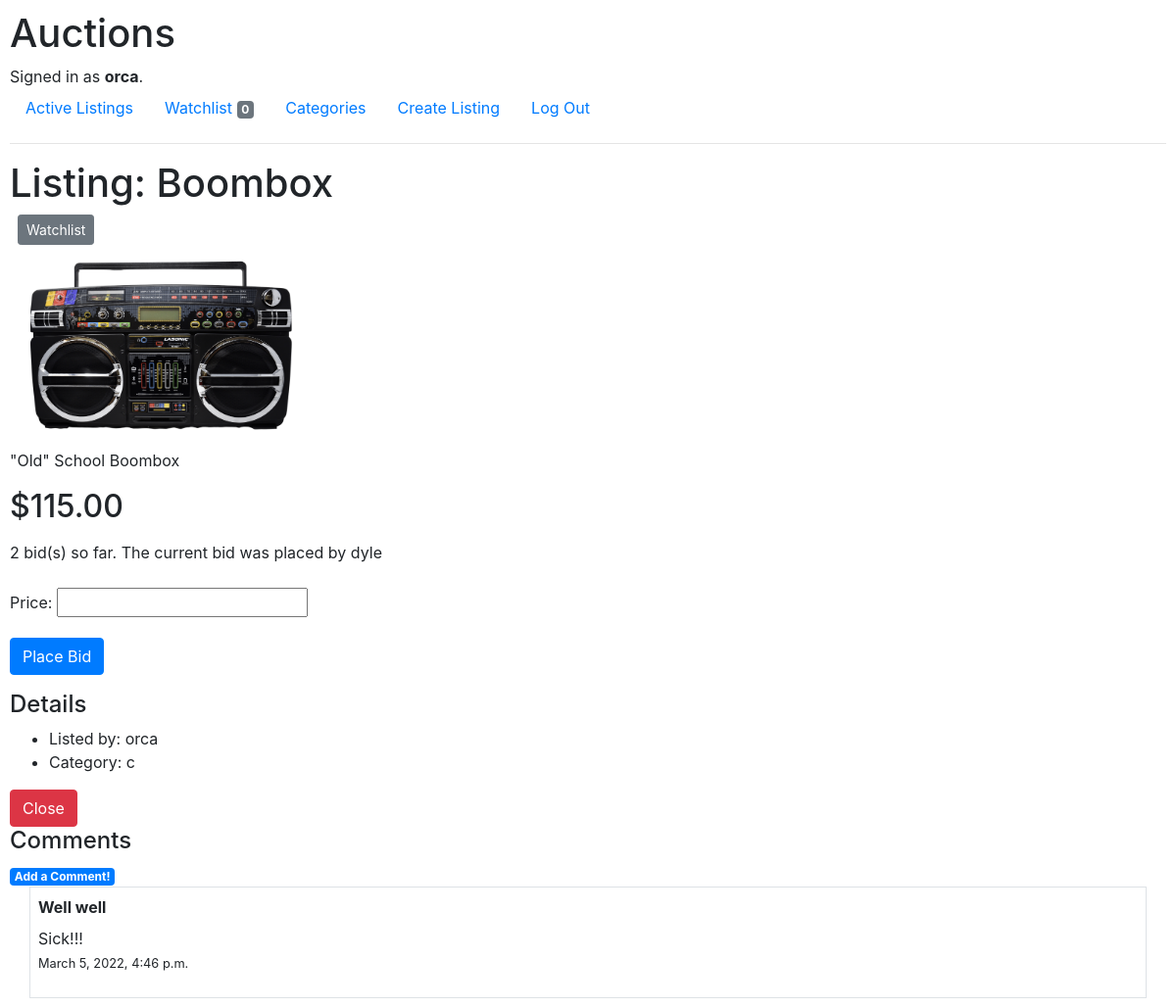
The app's page /listing/2 (signed in) with its own data.
### auctions/models.py (models this page shows, shortened)
class User(AbstractUser):
    pass

class Listing(models.Model):
    item = models.CharField(max_length=64)
    description = models.CharField(max_length=255, blank=True)
    price = models.DecimalField(max_digits=10, decimal_places=2)
    category = models.CharField(max_length=1, choices=CATEGORIES, default=CATEGORIES[4][1])
    time = models.DateTimeField(auto_now_add=True, blank=True)
    closed = models.BooleanField(default=False)
    owner = models.ForeignKey(User, on_delete=models.CASCADE, related_name="owners")
    bids = models.ManyToManyField(Bid, blank=True, related_name="bids")
    comments = models.ManyToManyField(Comment, blank=True, related_name="comments")
    image = models.ImageField(null=True, blank=True)

class Bid(models.Model):
    time = models.DateTimeField(auto_now_add=True, blank=True)
    user = models.ForeignKey(User, on_delete=models.CASCADE, related_name="user_bids")
    price = models.DecimalField(max_digits=10, decimal_places=2)

class Comment(models.Model):
    user = models.ForeignKey(User, on_delete=models.CASCADE, related_name="user_coms")
    title = models.CharField(max_length=25, default="")
    comment = models.CharField(max_length=255)
    time = models.DateTimeField(auto_now_add=True, blank=True)

### auctions/views.py (the view)
# urls.py: path("listing/<int:listing_id>", views.show_listing, name="listing")
@login_required
def show_listing(request, listing_id):
    listing = Listing.objects.get(pk=listing_id)
    if request.method == "POST":
        user = User.objects.get(username=request.user)
        if request.POST.get("button") == "Watchlist":
            if not user.watchlist.filter(listing= listing):
                watchlist = Watchlist()
                watchlist.user = user
                watchlist.listing = listing
                watchlist.save()
            else:
                user.watchlist.filter(listing=listing).delete()
            return HttpResponseRedirect(reverse('listing', args=(listing.id,)))
        if not listing.closed:
            if request.POST.get("button") == "Close":
                listing.closed = True
                listing.save()
            else:
                price = float(request.POST["price"])
                bids = listing.bids.all()
                if user.username != listing.owner.username:
                    if price <= listing.price:
                        return render(request, "auctions/listing.html", {
                            "listing": listing,
                            "form": BidForm(),
                            "message": "Error! Invalid bid amount! Bid made is equal or less than the actual price. Please Try again."
                        })
                    form = BidForm(request.POST)
                    if form.is_valid():
                        bid = form.save(commit=False)
                        bid.user = user
                        bid.save()
                        listing.bids.add(bid)
                        listing.price = price
                        listing.save()
                    else:
                        return render(request, 'auctions/listing.html', {
                            "form": form
                        })
        return HttpResponseRedirect(reverse('listing', args=(listing.id,)))
    else:
        return render(request, "auctions/listing.html", {
            "listing": listing,
            "form": BidForm(),
            "message": ""
        })

### auctions/forms.py
class BidForm(ModelForm):
  class Meta:
    model = Bid
    fields = ["price"]

### auctions/templates/auctions/listing.html (shortened to what this page needs)
{% extends 'auctions/layout.html' %}
{% block body %}
  <h1>Listing: {{ listing.item }}</h1>
  <div class="m-2">
    <form action="{% url 'listing' listing.id %}" method="POST">
      <button type="submit" name="button" value="Watchlist" class="btn btn-secondary btn-sm">Watchlist</button>
    </form>
  </div>
  <div>
    <img src="{{ listing.image.url }}" alt="image" style="width: 300px; height: auto">
  </div>
  <div>
    <p>{{ listing.description }}</p>
    <h2>${{ listing.price }}</h2>
    <form action="{% url 'listing' listing.id %}" method="POST">
      <div class="form-group">
        <label for="bid">{{ listing.bids.count }} bid(s) so far. The current bid was placed by {{ listing.bids.last.user.username }}</label>
      </div>
      <div class="form-group">
        {{ form }}
      </div>
      <div class="form-group">
        <input type="submit" name="button" class="btn btn-primary" value="Place Bid">
      </div>
    </form>
  </div>
  <div>
    <h4>Details</h4>
    <ul>
      <li>Listed by: {{ listing.owner }}</li>
      <li>Category: {{ listing.category }}</li>
    </ul>
    {% if user.username == listing.owner.username and not listing.closed %}
    <form action="{% url 'listing' listing.id %}" method="POST">
      <button type="submit" name="button" class="btn btn-danger" value="Close">Close</button>
    </form>
    {% endif %}
  </div>
  <div>
    <h4>Comments</h4>
    <a href="{% url 'comment' listing.id %}"><span class="badge badge-primary">Add a Comment!</span></a>
    {% for comment in listing.comments.all %}
      <div class="container m3-5 p-2 border">
        <p><strong>{{ comment.title }}</strong></p>
        <p class="mt-n2">{{ comment.comment }}</p>
        <p class="mt-n3"><small>{{ comment.time }}</small></p>
      </div>
    {% endfor %}
  </div>
{% endblock %}

### auctions/templates/auctions/layout.html (shortened to what this page needs)
{% load static %}
<!DOCTYPE html>
<html lang="en">
    <head>
        <link rel="stylesheet" href="https://stackpath.bootstrapcdn.com/bootstrap/4.4.1/css/bootstrap.min.css">
        <link href="{% static 'auctions/styles.css' %}" rel="stylesheet">
    </head>
    <body>
        <h1>Auctions</h1>
        <div>
            {% if user.is_authenticated %}
                Signed in as <strong>{{ user.username }}</strong>.
            {% else %}
                Not signed in.
            {% endif %}
        </div>
        <ul class="nav">
            <li class="nav-item">
                <a class="nav-link" href="{% url 'index' %}">Active Listings</a>
            </li>
            {% if user.is_authenticated %}
                <li class="nav-item">
                    <a class="nav-link" href="{% url 'watchlist' %}">Watchlist <span class="badge badge-secondary">{{ user.watchlist.count }}</span></a>
                </li>
                <li class="nav-item">
                    <a class="nav-link" href="{% url 'categories' %}">Categories</a>
                </li>
                <li class="nav-item">
                    <a class="nav-link" href="{% url 'create' %}">Create Listing</a>
                </li>
                <li class="nav-item">
                    <a class="nav-link" href="{% url 'logout' %}">Log Out</a>
                </li>
            {% endif %}
        </ul>
        <hr>
        {% block body %}
        {% endblock %}
    </body>
</html>

### auctions/static/auctions/styles.css (style rules this page uses)
body { padding: 10px; }

### records on screen
User: username "orca", watchlist.count "0"
Listing: item "Boombox", image (picture), description "\"Old\" School Boombox", price "115.00", bids.count "2", bids.last.user.username "dyle", owner "orca", category "c"
Comment: title "Well well", comment "Sick!!!", time "March 5, 2022, 4:46 p.m."
